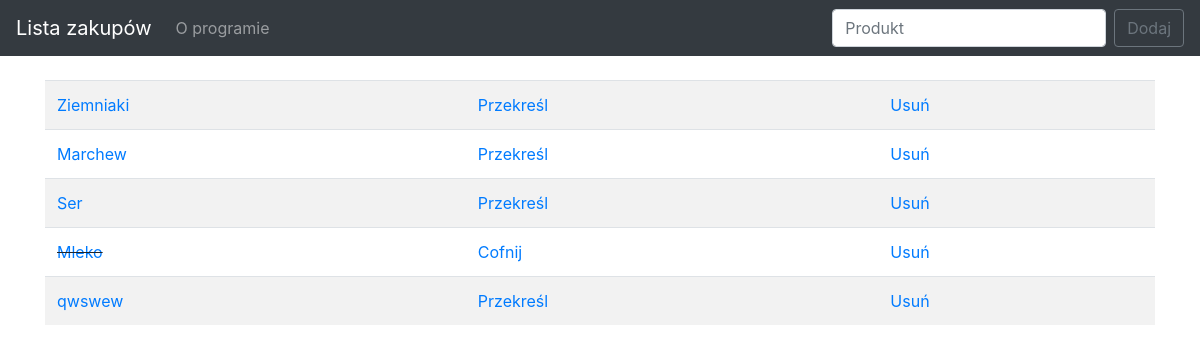
The app's page /, older data.
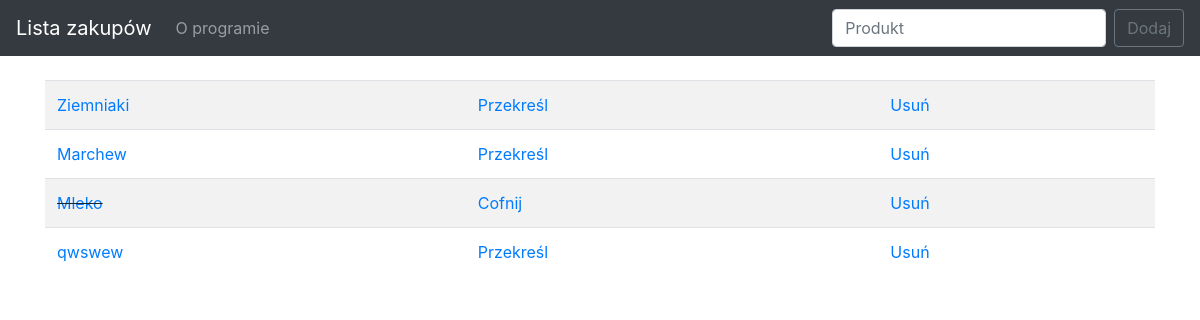
The same page, newer data.
### todo_list/models.py (models this page shows, shortened)
class List(models.Model):
    item = models.CharField(max_length=100)
    completed = models.BooleanField(default=False)

### todo_list/views.py (the view)
# urls.py: 2. Add a URL to urlpatterns:  path('', views.home, name='home')
def home(request):
    if request.method == 'POST':
        form = ListForm(request.POST or None)
        if form.is_valid():
            form.save()
            all_items = List.objects.all
            return render(request, 'home.html', {'all_items': all_items})
    else:
        all_items = List.objects.all
        return render(request, 'home.html', {'all_items': all_items})

### todo_list/templates/home.html (shortened to what this page needs)
{% extends 'base.html' %}
{% block content %}
	<table class="table table-striped">
	  <tbody>
	  	{% for things in all_items %}
	  		{% if things.completed %}
			    <tr>
			      <td class="striker"><a href="{% url 'edit' things.id %}">{{ things.item }}</a></td>
			      <td><a href="{% url 'uncross' things.id %}">Cofnij</a></td>
			      <td><a href="{% url 'delete' things.id %}">Usuń</a></td>
			    </tr>
	    	{% else %}
	    		<tr>
			      <td><a href="{% url 'edit' things.id %}">{{ things.item }}<a></td>
			      <td><a href="{% url 'cross_off' things.id %}">Przekreśl</a></td>
			      <td><a href="{% url 'delete' things.id %}">Usuń</a></td>
			    </tr>
			{% endif %}
	    {% endfor %}
	  </tbody>
	</table>
{% endblock %}

Row changes from the older to the newer data that the page shows:
removed List: item "Ser"
